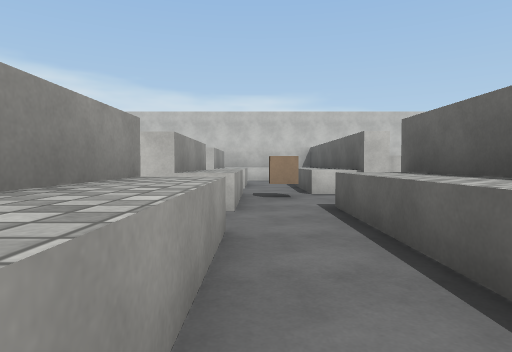
View 1 (above)

24 first-person views from a walk through a 3-D level made in the Unity game engine. The camera is 1.2 m above the floor, tilts 2° down and sees 75° across. The floor is counted in squares, 2 m on a side. Each view is taken from the middle of a square. On the plan, view 1 faces up. The plan holds only what a view shows up to about 10 squares ahead; the rest is blank. The place goes on beyond the plan. The player is left out. Surface patterns are stand-ins for the level's own textures.

View 2
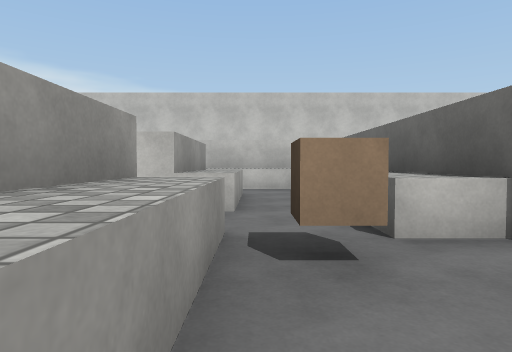

View 3
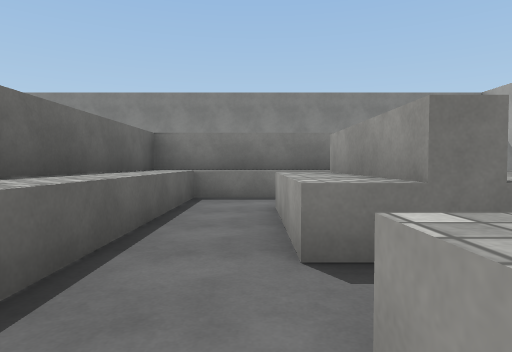

View 4
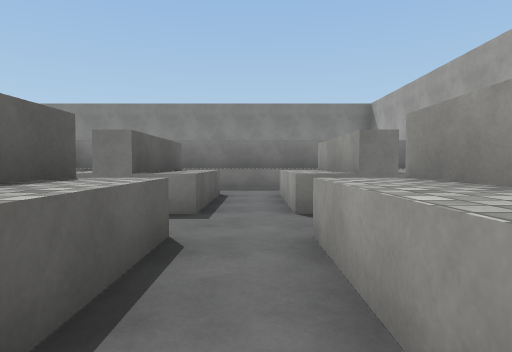

View 5
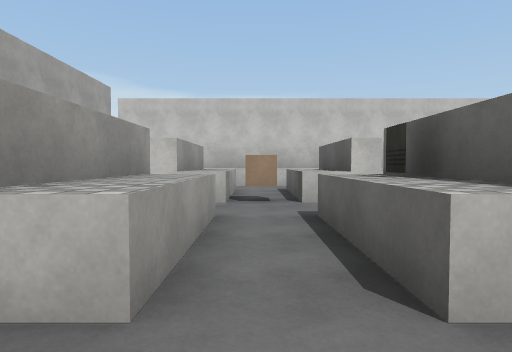

View 6
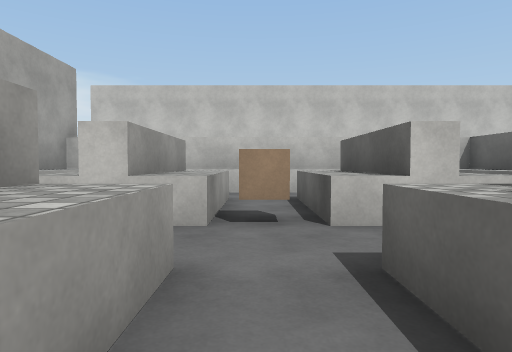

View 7
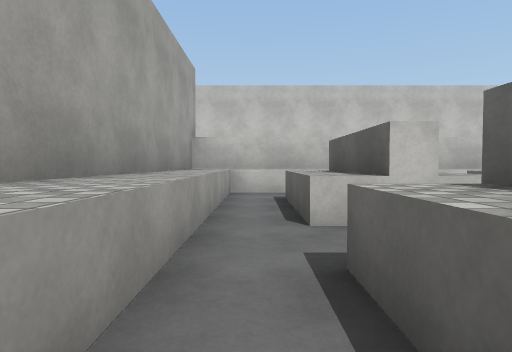

View 8
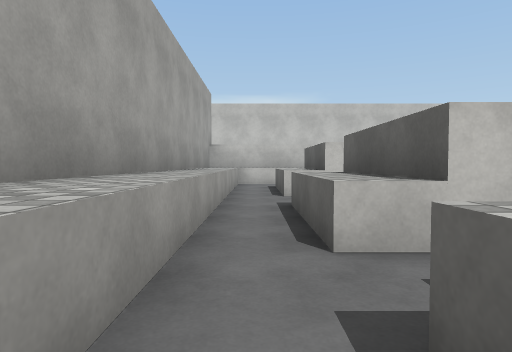

View 9
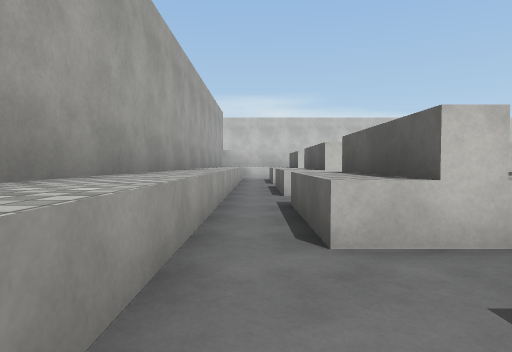

View 10
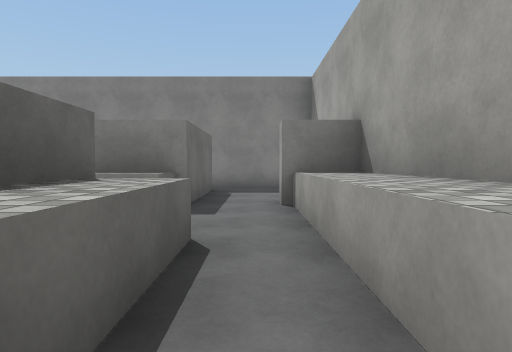

View 11
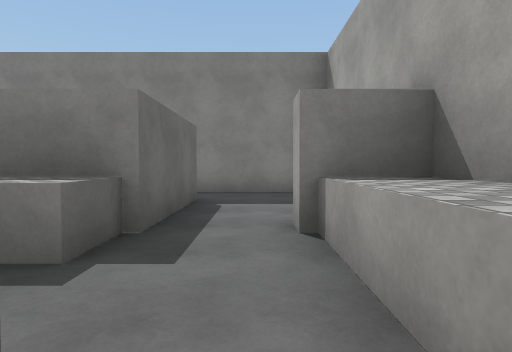

View 12
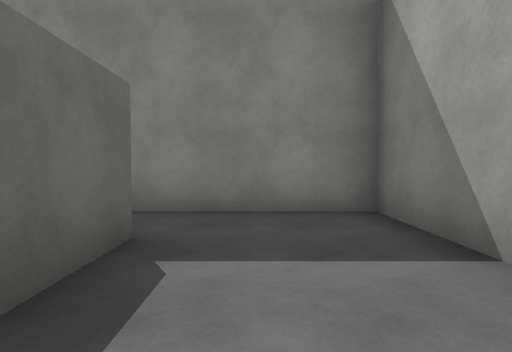

View 13
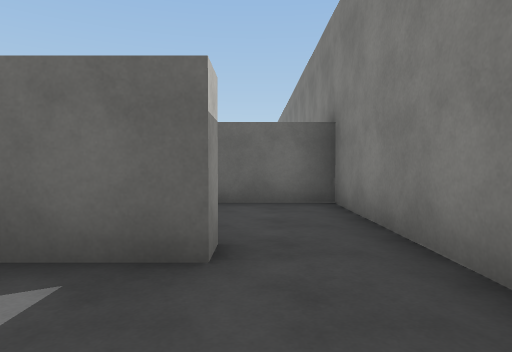

View 14
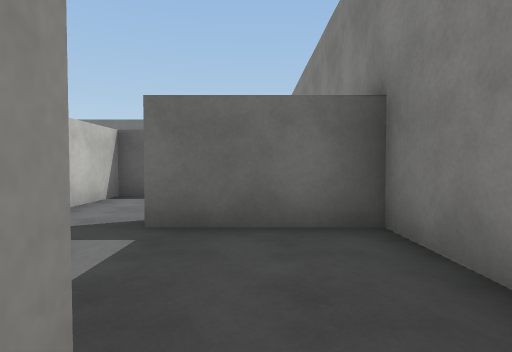

View 15
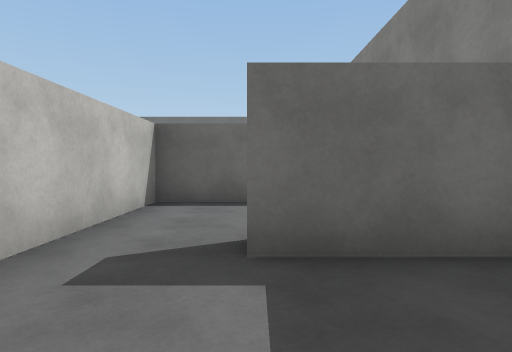

View 16
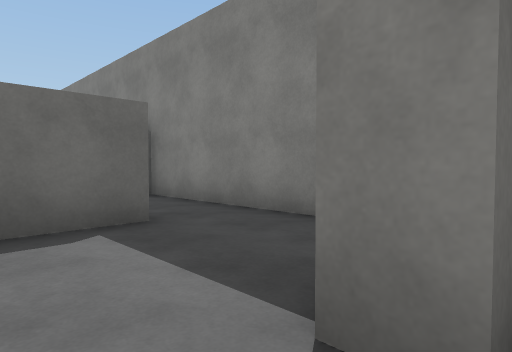

View 17
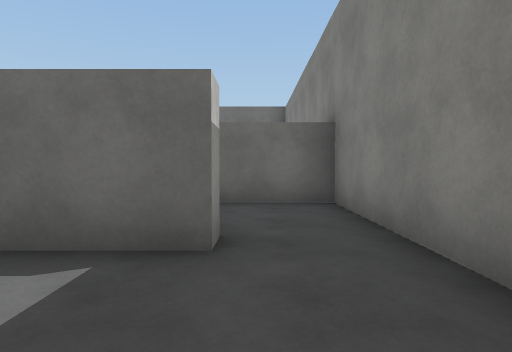

View 18
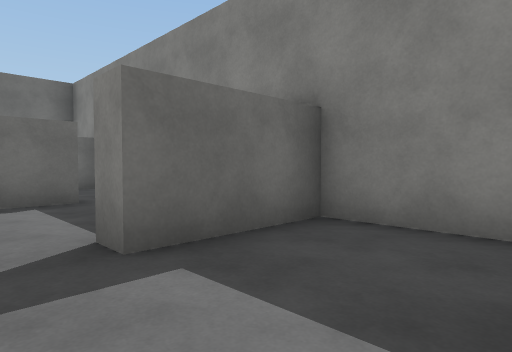

View 19
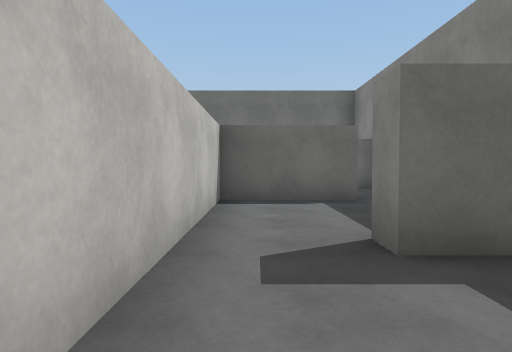

View 20
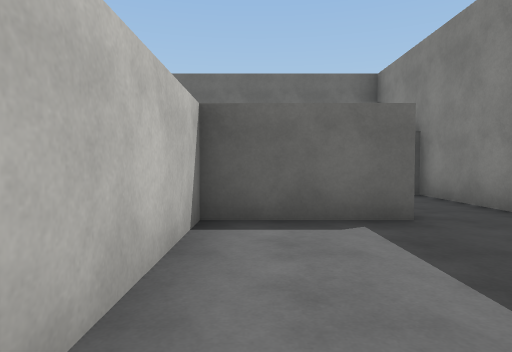

View 21
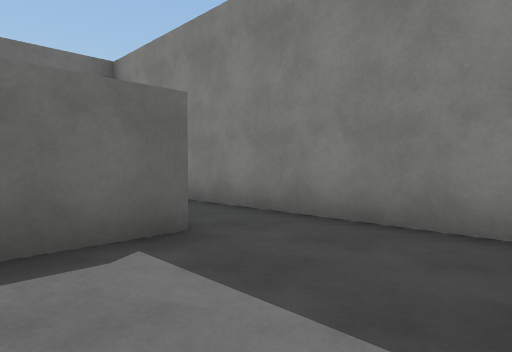

View 22
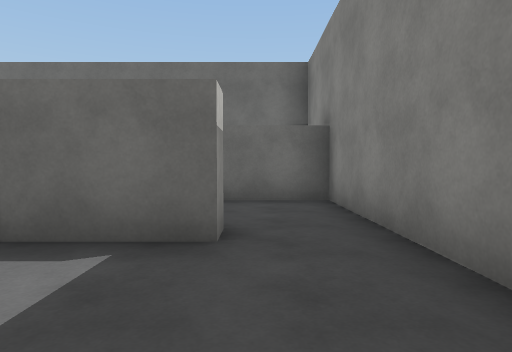

View 23
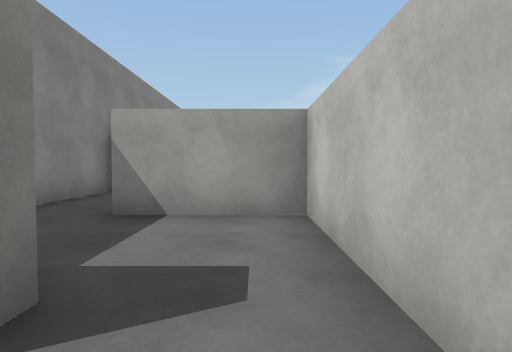

View 24
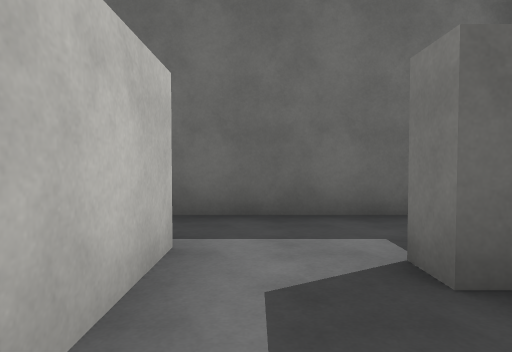

### Floor plan
Key: @ floor where view 1 was taken; # wall or solid block; . floor; ^ raised ledge; C cube; B block.
Columns run from 8 left of view 1 to 13 right of it. Each row starts with its distance up from view 1.
 13 ###########
 12 #^^^^^^^^^#
 11 #^.^^.^^.^#
 10 #^.#^.^#.^#
  9 #^.^^C^#.^#
  8 #^.......^#
  7 #^.^^.^^.^#
  6 #^.##.##CC#
  5 #^.^^.^#..#
  4 #^.......^#
  3 #^.^^.^#.^#
  2 #^.##.^#.^#
  1 #^.^^.^#.^#
  0 #^......@^#
 -1 #^..^^^^^^#
 -2 #B.#################.#
 -3 #..#.....#......#....#
 -4 #..#..#..#..#...#..#.#
 -5 #.....#.....#......#.#
 -6 ####################

Where each view was taken, in squares from view 1:
view 1: 0 up, 0 right, facing up
view 2: 4 up, 0 right, facing up
view 3: 5 up, 0 right, facing down
view 4: 7 up, 3 left, facing down
view 5: 3 up, 3 left, facing up
view 6: 5 up, 3 left, facing up
view 7: 5 up, 6 left, facing up
view 8: 2 up, 6 left, facing up
view 9: 2 down, 6 left, facing up
view 10: 3 up, 6 left, facing down
view 11: 1 up, 6 left, facing down
view 12: 2 down, 6 left, facing down
view 13: 5 down, 7 left, facing right
view 14: 5 down, 5 left, facing right
view 15: 4 down, 4 left, facing right
view 16: 3 down, 2 left, facing down-right
view 17: 5 down, 1 left, facing right
view 18: 3 down, 2 right, facing down-right
view 19: 3 down, 2 right, facing right
view 20: 3 down, 4 right, facing right
view 21: 3 down, 5 right, facing down-right
view 22: 5 down, 5 right, facing right
view 23: 3 down, 12 right, facing left
view 24: 3 down, 9 right, facing right
